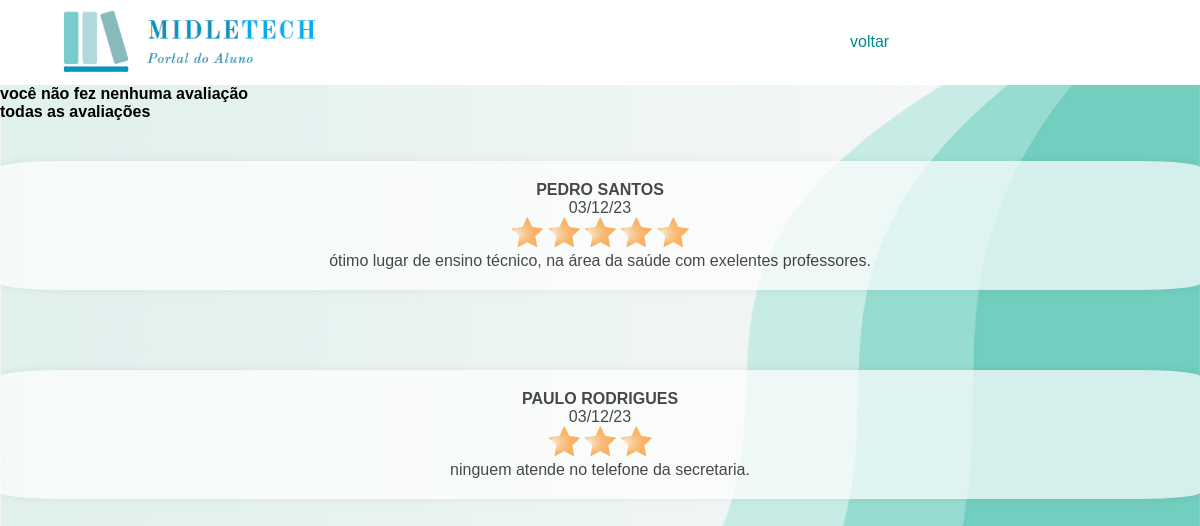
Page /avaliacao/instavaliacao.php?id=8 on the committed database.
### tables this page shows
CREATE TABLE `avaliacoes` (
  `idavaliacao` int(11) NOT NULL,
  `idusuario` int(11) NOT NULL,
  `idinstituicao` int(11) NOT NULL,
  `comentario` text NOT NULL,
  `avaliacao` int(11) DEFAULT NULL,
  `data` datetime NOT NULL
);

CREATE TABLE `usuarios` (
  `idusuario` int(11) NOT NULL,
  `nome` varchar(50) NOT NULL,
  `sobrenome` varchar(255) NOT NULL,
  `email` varchar(50) NOT NULL,
  `matricula` varchar(9) NOT NULL,
  `senha` varchar(50) NOT NULL,
  `ddd` varchar(2) NOT NULL,
  `telefone` varchar(15) NOT NULL,
  `dtnasc` date NOT NULL,
  `genero` varchar(50) NOT NULL,
  `cep` mediumint(8) NOT NULL,
  `estado` varchar(50) NOT NULL,
  `cidade` varchar(50) NOT NULL,
  `instituicao` int(11) DEFAULT NULL,
  `status` tinyint(4) NOT NULL,
  `perfil` int(11) NOT NULL,
  `imagem` varchar(255) NOT NULL,
  `docmatricula` varchar(100) NOT NULL,
  `datacadastro` datetime(6) NOT NULL
);

### avaliacao/instavaliacao.php (the view, shortened to what this page needs)
<?php
$dbh = conexao::getConexao();
$id = $_GET['id'];
$idusuario = $_SESSION['idusuario'];
$query2 = "SELECT midletech.avaliacoes.*,
`usuarios`.idusuario, `usuarios`.nome, `usuarios`.imagem
    FROM midletech.avaliacoes
    INNER JOIN midletech.usuarios ON avaliacoes.idusuario = `usuarios`.idusuario
   WHERE `avaliacoes`.idinstituicao = '$id' and `usuarios`.idusuario != '$idusuario' order by `avaliacoes`.data;";
$stmt = $dbh->query($query2);
$instdata = $stmt->rowCount();
$query3 = "SELECT midletech.avaliacoes.*,
`usuarios`.idusuario, `usuarios`.nome, `usuarios`.imagem
    FROM midletech.avaliacoes
    INNER JOIN midletech.usuarios ON avaliacoes.idusuario = `usuarios`.idusuario
   WHERE `avaliacoes`.idinstituicao = '$id' and `usuarios`.idusuario = '$idusuario';";
$stmt3 = $dbh->query($query3);
$useravaliacao = $stmt3->rowCount();
?>
<!DOCTYPE html>
<html lang="pt-br">
<head>
    <link rel="stylesheet" href="../assets/css/boot.css">
    <link rel="stylesheet" href="../assets/css/style.css">
    <link rel="stylesheet" href="../assets/css/style_options.css">
    <link rel="stylesheet" href="../assets/css/elipse.css">
    <link rel="stylesheet" href="../assets/css/radio.css">
</head>
<body>
<header class="header_menu">
        <div class="div_menu">
            <a href="index.php" class="logo">
                <img src="../assets/img/logo.png" alt="Bem vindo ao portal do aluno MidleTech" class="logo_img" title="Bem vindo ao portal do aluno MidleTech">
            </a>
            <nav class="nav_menu">
                <ul>
                    <li><a href="../Material/index.php">voltar</a></li>
                </ul>
            </nav>
        </div>
    </header>
    <?php if ($useravaliacao == "0"): ?>
        <h2>você não fez nenhuma avaliação</h2>
    <?php endif; ?>
    <h1>todas as avaliações</h1>
    <?php if ($instdata == "0"): ?>
        <h2>não existe avaliações dessa instituição</h2>
    <?php else: ?>
        <?php while ($instdata = $stmt->fetch()): ?>
            <section class="main_school_list">
                <div class="main_course_fullwidth">
                    <div class="main_course_ratting_content">
                        <article>
                            <header>
                                <h3>
                                    <?php echo $instdata['nome'] ?>
                                </h3>
                                <p>
                                    <?php echo $instdata['data'] = date('d/m/y') ?>
                                </p>
                                <?php if ($instdata['avaliacao'] == '1'): ?>
                                    <img src="../assets/img/star.png" alt="Imagem" title="Imagem">
                                <?php elseif ($instdata['avaliacao'] == '2'): ?>
                                    <img src="../assets/img/star.png" alt="Imagem" title="Imagem">
                                    <img src="../assets/img/star.png" alt="Imagem" title="Imagem">
                                <?php elseif ($instdata['avaliacao'] == '3'): ?>
                                    <img src="../assets/img/star.png" alt="Imagem" title="Imagem">
                                    <img src="../assets/img/star.png" alt="Imagem" title="Imagem">
                                    <img src="../assets/img/star.png" alt="Imagem" title="Imagem">
                                <?php elseif ($instdata['avaliacao'] == '5'): ?>
                                    <img src="../assets/img/star.png" alt="Imagem" title="Imagem">
                                    <img src="../assets/img/star.png" alt="Imagem" title="Imagem">
                                    <img src="../assets/img/star.png" alt="Imagem" title="Imagem">
                                    <img src="../assets/img/star.png" alt="Imagem" title="Imagem">
                                    <img src="../assets/img/star.png" alt="Imagem" title="Imagem">
                                <?php else: ?>
                                <?php endif ?>
                            </header>
                            <p>
                                <?php echo $instdata['comentario'] ?>
                            </p>
                        </article>
                    </div>
                </div>
            </section>
        <?php endwhile; ?>
    <?php endif; ?>
</body>
</html>

### assets/css/boot.css (style rules this page uses)
* { padding: 0; margin: 0; box-sizing: border-box; text-decoration: none; font-size: 1rem; font-family: 'Ubuntu', sans-serif; }

### assets/css/style.css (style rules this page uses)
.header_menu { width: 100%; background-color: #fff; background-attachment: fixed; }
.header_menu .div_menu { width: 100%; display: flex; justify-content: space-between; }
.header_menu .div_menu .nav_menu { display: flex; flex-basis: 30%; }
.logo_img { flex-basis: 330px; padding: 0 15px; width: 290px; }
.header_menu .div_menu .logo { flex-basis: auto; padding: 0 25px; margin: 10px 20px; display: flex; justify-content: space-between; }
.nav_menu ul { display: flex; justify-content: space-between; }
.header_menu .div_menu .nav_menu ul { display: flex; align-items: stretch; }
.header_menu .div_menu .nav_menu ul li { list-style: none; align-items: stretch; display: flex; }
.header_menu .div_menu .nav_menu ul li a { padding: 0 10px; display: flex; align-items: center; height: 100%; color: darkcyan; }
.main_course_fullwidth { width: 100%; padding: 40px 0; }
.main_course_ratting_content { max-width: 1300px; margin: 0 auto; }
* { padding: 0; margin: 0; box-sizing: border-box; text-decoration: none; font-size: 1rem; font-family: 'Ubuntu', sans-serif; }
body { background-size: cover; background-image: url("../img/bg06.png"); color: black; background-repeat: no-repeat; width: 100%; }

### assets/css/style_options.css (style rules this page uses)
body { background-color: #f4f4f4; margin: 0; padding: 0; align-items: center; justify-content: center; height: 100vh; }
article { background-color: #fff; padding: 20px; border-radius: 5%; box-shadow: 0 0 10px rgba(0, 0, 0, 0.1); text-align: center; opacity: 0.7; }

### rows in the picture
avaliacoes: idusuario.nome "PEDRO SANTOS", avaliacao 5 (drawn), comentario "ótimo lugar de ensino técnico, na área da saúde com exelentes professores."
avaliacoes: idusuario.nome "PAULO RODRIGUES", avaliacao 3 (drawn), comentario "ninguem atende no telefone da secretaria."
